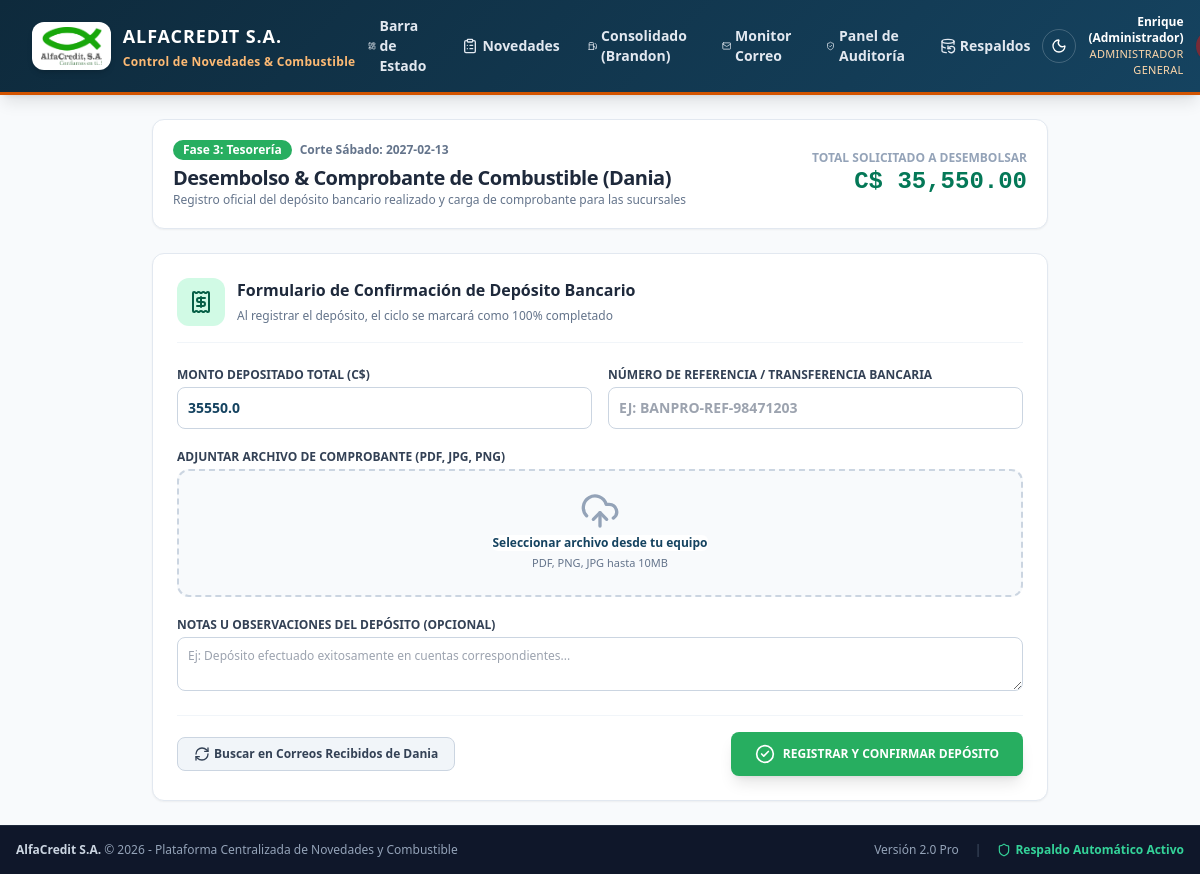
Page /deposito (signed in) on the committed database.
### tables this page shows
CREATE TABLE usuarios (
        id INTEGER PRIMARY KEY AUTOINCREMENT,
        email TEXT UNIQUE NOT NULL,
        password_hash TEXT NOT NULL,
        nombre TEXT NOT NULL,
        rol TEXT NOT NULL, -- 'admin', 'gerente', 'brandon', 'dania'
        sucursal_id INTEGER REFERENCES sucursales(id),
        activo INTEGER DEFAULT 1,
        ultimo_acceso TEXT,
        creado_en TEXT DEFAULT CURRENT_TIMESTAMP
    );

CREATE TABLE ciclos_semanales (
        id INTEGER PRIMARY KEY AUTOINCREMENT,
        fecha_sabado TEXT UNIQUE NOT NULL,
        fecha_inicio_pas TEXT NOT NULL,
        fecha_fin_pas TEXT NOT NULL,
        fecha_inicio_fut TEXT NOT NULL,
        fecha_fin_fut TEXT NOT NULL,
        estado_general TEXT DEFAULT 'FASE_1_GERENTES', -- 'FASE_1_GERENTES', 'FASE_2_BRANDON', 'FASE_3_DANIA', 'FASE_4_COMPLETADO'
        total_combustible_calculado REAL DEFAULT 0.0,
        total_combustible_aprobado REAL DEFAULT 0.0,
        notas TEXT,
        creado_en TEXT DEFAULT CURRENT_TIMESTAMP,
        cerrado_en TEXT
    );

### app/main.py (the view)
@app.get("/deposito", response_class=HTMLResponse)
async def deposito_page(request: Request, user: dict = Depends(require_auth)):
    if user["rol"] not in ["admin", "brandon"]:
        raise HTTPException(status_code=403, detail="Acceso exclusivo para Administración y Coordinación de Logística (Brandon)")
    estado = obtener_estado_completo_pipeline()
    return templates.TemplateResponse(request=request, name="dania_deposito.html", context={
        "user": user,
        "estado": estado
    })

### app/templates/dania_deposito.html (shortened to what this page needs)
{% extends "base.html" %}
{% block content %}
<div class="max-w-4xl mx-auto space-y-6">
    <div class="bg-white p-5 rounded-xl border border-slate-200 shadow-sm flex flex-col md:flex-row md:items-center md:justify-between gap-4">
        <div>
            <div class="flex items-center space-x-2">
                <span class="px-2.5 py-0.5 rounded-full text-xs font-bold bg-[#27ae60] text-white">Fase 3: Tesorería</span>
                <span class="text-xs text-slate-500 font-semibold">Corte Sábado: <b>{{ estado.ciclo.fecha_sabado }}</b></span>
            </div>
            <h1 class="text-xl font-black text-slate-800 tracking-tight mt-1">Desembolso & Comprobante de Combustible (Dania)</h1>
            <p class="text-xs text-slate-500">Registro oficial del depósito bancario realizado y carga de comprobante para las sucursales</p>
        </div>
        <div class="text-right">
            <span class="block text-xs font-bold text-slate-400 uppercase">Total Solicitado a Desembolsar</span>
            <span class="text-2xl font-black text-emerald-700 money-display">C$ {{ "{:,.2f}".format(estado.suma_total_neto) }}</span>
        </div>
    </div>
    <div class="bg-white p-6 rounded-xl border border-slate-200 shadow-sm">
        <div class="flex items-center space-x-3 mb-6 pb-4 border-b border-slate-100">
            <div class="p-3 bg-emerald-100 text-emerald-800 rounded-xl">
                <i data-lucide="receipt" class="w-6 h-6"></i>
            </div>
            <div>
                <h3 class="font-black text-slate-800 text-base">Formulario de Confirmación de Depósito Bancario</h3>
                <span class="text-xs text-slate-500">Al registrar el depósito, el ciclo se marcará como 100% completado</span>
            </div>
        </div>
        <form id="form-dania-deposito" onsubmit="registrarDepositoDania(event)" class="space-y-5">
            <div class="grid grid-cols-1 md:grid-cols-2 gap-4 text-xs">
                <div>
                    <label class="block font-bold text-slate-700 uppercase mb-1">Monto Depositado Total (C$)</label>
                    <input type="number" step="0.01" id="monto" name="monto" value="{{ estado.suma_total_neto }}" required class="w-full border border-slate-300 rounded-lg p-2.5 font-bold text-sm text-[#154360]">
                </div>
                <div>
                    <label class="block font-bold text-slate-700 uppercase mb-1">Número de Referencia / Transferencia Bancaria</label>
                    <input type="text" id="referencia" name="referencia" placeholder="Ej: BANPRO-REF-98471203" required class="w-full border border-slate-300 rounded-lg p-2.5 font-semibold text-sm uppercase">
                </div>
            </div>
            <div class="text-xs">
                <label class="block font-bold text-slate-700 uppercase mb-1">Adjuntar Archivo de Comprobante (PDF, JPG, PNG)</label>
                <div class="mt-1 flex justify-center px-6 pt-5 pb-6 border-2 border-slate-300 border-dashed rounded-xl hover:border-emerald-500 transition bg-slate-50">
                    <div class="space-y-1 text-center">
                        <i data-lucide="upload-cloud" class="mx-auto h-10 w-10 text-slate-400"></i>
                        <div class="flex text-xs text-slate-600">
                            <label for="comprobante_file" class="relative cursor-pointer bg-white rounded-md font-bold text-[#154360] hover:text-blue-700 focus-within:outline-none">
                                <span>Seleccionar archivo desde tu equipo</span>
                            </label>
                        </div>
                        <p id="nombre-archivo-seleccionado" class="text-[11px] text-slate-500">PDF, PNG, JPG hasta 10MB</p>
                    </div>
                </div>
            </div>
            <div class="text-xs">
                <label class="block font-bold text-slate-700 uppercase mb-1">Notas u Observaciones del Depósito (Opcional)</label>
                <textarea id="notas" name="notas" rows="2" placeholder="Ej: Depósito efectuado exitosamente en cuentas correspondientes..." class="w-full border border-slate-300 rounded-lg p-2.5"></textarea>
            </div>
            <div class="pt-4 border-t border-slate-100 flex items-center justify-between">
                <button type="button" onclick="sincronizarCorreo()" class="px-4 py-2 bg-slate-100 hover:bg-slate-200 text-slate-700 text-xs font-bold rounded-lg border border-slate-300 transition flex items-center space-x-1">
                    <i data-lucide="refresh-cw" class="w-4 h-4"></i>
                    <span>Buscar en Correos Recibidos de Dania</span>
                </button>
                <button type="submit" class="px-6 py-3 bg-[#27ae60] hover:bg-[#219150] text-white text-xs font-black rounded-lg shadow-lg hover:shadow-xl transition flex items-center space-x-2">
                    <i data-lucide="check-circle-2" class="w-5 h-5"></i>
                    <span>REGISTRAR Y CONFIRMAR DEPÓSITO</span>
                </button>
            </div>
        </form>
    </div>
</div>
{% endblock %}

### app/templates/base.html (shortened to what this page needs)
<!DOCTYPE html>
<html lang="es">
<head>
    <script src="https://cdn.tailwindcss.com"></script>
    <link rel="stylesheet" href="/static/css/custom.css">
</head>
<body class="min-h-screen flex flex-col bg-slate-50 text-slate-800">
    <header class="alfa-navbar text-white shadow-lg sticky top-0 z-50">
        <div class="max-w-7xl mx-auto px-4 sm:px-6 lg:px-8">
            <div class="flex items-center justify-between min-h-[4.25rem] py-2">
                <div class="flex items-center space-x-3 py-0.5">
                    <a href="/dashboard" class="flex items-center gap-3 group select-none transition-transform hover:opacity-95">
                        <div class="h-11 sm:h-12 px-2 py-1 bg-white rounded-xl shadow-md flex items-center justify-center shrink-0 border border-white/20 transition-transform group-hover:scale-105 overflow-hidden">
                            <img src="/static/img/logo.png" alt="AlfaCredit Logo" class="h-full w-auto max-w-[85px] sm:max-w-[105px] object-contain" onerror="this.onerror=null; this.parentElement.innerHTML='<span class=\'font-black text-[#154360] text-sm\'>AC</span>';">
                        </div>
                        <div class="flex flex-col justify-center min-w-0">
                            <span class="text-base sm:text-lg font-black tracking-wider text-white leading-none uppercase drop-shadow-sm">ALFACREDIT S.A.</span>
                            <span class="text-[11px] sm:text-xs font-bold text-orange-300 tracking-wide leading-none mt-1 truncate drop-shadow-sm">Control de Novedades &amp; Combustible</span>
                        </div>
                    </a>
                </div>
                {% if user %}
                <nav class="hidden md:flex items-center space-x-1">
                    <a href="/dashboard" class="px-3 py-2 rounded-md text-sm font-semibold hover:bg-white/10 transition flex items-center space-x-1 {% if request.url.path == '/dashboard' %}bg-white/20 text-white{% else %}text-slate-200{% endif %}">
                        <i data-lucide="layout-dashboard" class="w-4 h-4"></i>
                        <span>Barra de Estado</span>
                    </a>
                    {% if user.rol in ['gerente', 'admin', 'brandon'] %}
                    <a href="/novedades" class="px-3 py-2 rounded-md text-sm font-semibold hover:bg-white/10 transition flex items-center space-x-1 {% if request.url.path == '/novedades' %}bg-white/20 text-white{% else %}text-slate-200{% endif %}">
                        <i data-lucide="clipboard-list" class="w-4 h-4"></i>
                        <span>Novedades</span>
                    </a>
                    {% endif %}
                    {% if user.rol in ['admin', 'brandon'] %}
                    <a href="/consolidado" class="px-3 py-2 rounded-md text-sm font-semibold hover:bg-white/10 transition flex items-center space-x-1 {% if request.url.path == '/consolidado' %}bg-white/20 text-white{% else %}text-slate-200{% endif %}">
                        <i data-lucide="fuel" class="w-4 h-4"></i>
                        <span>Consolidado (Brandon)</span>
                    </a>
                    <a href="/email-config" class="px-3 py-2 rounded-md text-sm font-semibold hover:bg-white/10 transition flex items-center space-x-1 {% if request.url.path == '/email-config' %}bg-white/20 text-white{% else %}text-slate-200{% endif %}">
                        <i data-lucide="mail" class="w-4 h-4"></i>
                        <span>Monitor Correo</span>
                    </a>
                    <a href="/auditoria" class="px-3 py-2 rounded-md text-sm font-semibold hover:bg-white/10 transition flex items-center space-x-1 {% if request.url.path == '/auditoria' %}bg-white/20 text-white{% else %}text-slate-200{% endif %}">
                        <i data-lucide="shield-check" class="w-4 h-4"></i>
                        <span>Panel de Auditoría</span>
                    </a>
                    {% endif %}
                    {% if user.rol == 'admin' %}
                    <a href="/respaldos" class="px-3 py-2 rounded-md text-sm font-semibold hover:bg-white/10 transition flex items-center space-x-1 {% if request.url.path == '/respaldos' %}bg-white/20 text-white{% else %}text-slate-200{% endif %}">
                        <i data-lucide="database-backup" class="w-4 h-4"></i>
                        <span>Respaldos</span>
                    </a>
                    {% endif %}
                </nav>
                {% endif %}
                <div class="flex items-center space-x-3">
                    <button id="theme-toggle-btn" type="button" onclick="toggleDarkMode()" title="Alternar Modo Oscuro / Modo Claro" class="p-2 rounded-full hover:bg-white/10 text-white transition border border-white/20 flex items-center justify-center">
                        <i id="theme-toggle-dark-icon" data-lucide="moon" class="w-4 h-4"></i>
                    </button>
                    {% if user %}
                    <div class="text-right hidden sm:block">
                        <span class="block text-xs font-bold text-white">{{ user.nombre }}</span>
                        <span class="block text-[11px] font-medium text-orange-200 uppercase tracking-wide">
                            {% if user.rol == 'gerente' %}Sucursal {{ user.sucursal_nombre }}{% elif user.rol == 'jefe_credito' %}Jefe de Crédito &bull; Supervisión{% elif user.rol == 'brandon' %}Coordinación Logística{% elif user.rol == 'admin' %}Administrador General{% else %}{{ user.rol }}{% endif %}
                        </span>
                    </div>
                    <a href="/logout" title="Cerrar Sesión" class="p-2 rounded-full hover:bg-red-600/80 text-white transition bg-red-700/60 shadow-sm">
                    </a>
                    {% endif %}
                </div>
            </div>
        </div>
    </header>
    <main class="flex-grow max-w-7xl w-full mx-auto px-4 sm:px-6 lg:px-8 py-6">
        {% block content %}{% endblock %}
    </main>
    <footer class="bg-slate-900 text-slate-400 py-4 border-t border-slate-800 text-xs mt-auto">
        <div class="max-w-7xl mx-auto px-4 flex flex-col sm:flex-row justify-between items-center gap-2">
            <div>
                <span class="font-bold text-slate-300">AlfaCredit S.A.</span> &copy; 2026 - Plataforma Centralizada de Novedades y Combustible
            </div>
            <div class="flex items-center space-x-4">
                <span>Versión 2.0 Pro</span>
                <span class="text-slate-600">|</span>
                <span class="text-emerald-400 font-semibold flex items-center gap-1">
                    <i data-lucide="shield" class="w-3.5 h-3.5"></i> Respaldo Automático Activo
                </span>
            </div>
        </div>
    </footer>
</body>
</html>

### app/static/css/custom.css (style rules this page uses)
:root { --alfa-blue: #154360; --alfa-blue-dark: #0e2a3c; --alfa-blue-light: #2471a3; --alfa-orange: #d35400; --alfa-orange-light: #e67e22; --alfa-green: #27ae60; --alfa-green-light: #2ecc71; --alfa-red: #c0392b; --alfa-money: #e8f8f5; --alfa-gray-bg: #f8fafc; --alfa-card-border: #e2e8f0; }
body { font-family: 'Segoe UI', system-ui, -apple-system, BlinkMacSystemFont, Roboto, sans-serif; background-color: var(--alfa-gray-bg); color: #1e293b; }
.alfa-navbar { background: linear-gradient(135deg, var(--alfa-blue-dark) 0%, var(--alfa-blue) 100%); border-bottom: 3px solid var(--alfa-orange); }
.money-display { font-family: 'Consolas', 'Courier New', monospace; font-weight: 700; }

### rows in the picture
usuarios: nombre "Enrique (Administrador)"
ciclos_semanales: ciclo.fecha_sabado "2027-02-13"

### other values in the picture
{{ "{:,.2f}".format(estado.suma_total_neto) }} "35,550.00"
